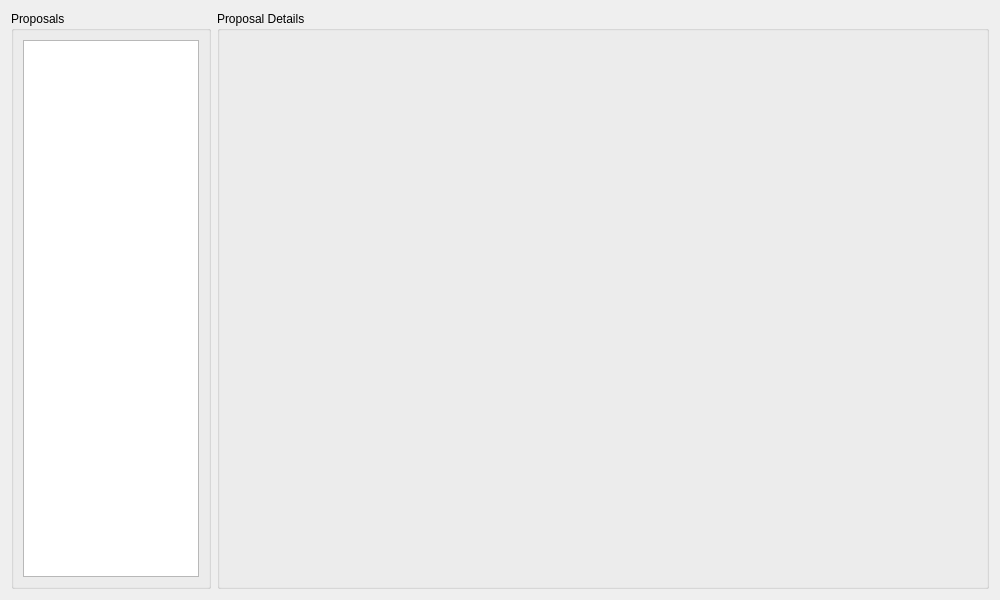
<?xml version="1.0" encoding="UTF-8"?>
<ui version="4.0">
 <class>Form</class>
 <widget class="QWidget" name="Form">
  <property name="geometry">
   <rect>
    <x>0</x>
    <y>0</y>
    <width>1000</width>
    <height>600</height>
   </rect>
  </property>
  <property name="windowTitle">
   <string>Assign_GUP - Proposals</string>
  </property>
  <layout class="QGridLayout" name="gridLayout">
   <item row="0" column="0">
    <layout class="QHBoxLayout" name="horizontalLayout_2" stretch="0,5">
     <item>
      <widget class="QGroupBox" name="listview_gb">
       <property name="minimumSize">
        <size>
         <width>200</width>
         <height>0</height>
        </size>
       </property>
       <property name="maximumSize">
        <size>
         <width>200</width>
         <height>16777215</height>
        </size>
       </property>
       <property name="title">
        <string>Proposals</string>
       </property>
       <layout class="QGridLayout" name="gridLayout_2">
        <item row="0" column="0">
         <widget class="QListView" name="listView">
          <property name="alternatingRowColors">
           <bool>true</bool>
          </property>
          <property name="selectionRectVisible">
           <bool>true</bool>
          </property>
         </widget>
        </item>
       </layout>
      </widget>
     </item>
     <item>
      <widget class="QGroupBox" name="details_gb">
       <property name="title">
        <string>Proposal Details</string>
       </property>
       <layout class="QGridLayout" name="gridLayout_3"/>
      </widget>
     </item>
    </layout>
   </item>
  </layout>
 </widget>
 <resources/>
 <connections/>
</ui>
